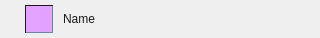
<?xml version="1.0" encoding="UTF-8"?>
<ui version="4.0">
 <class>MarkersListEditor</class>
 <widget class="EntityWidget" name="MarkersListEditor">
  <property name="geometry">
   <rect>
    <x>0</x>
    <y>0</y>
    <width>320</width>
    <height>38</height>
   </rect>
  </property>
  <property name="minimumSize">
   <size>
    <width>320</width>
    <height>38</height>
   </size>
  </property>
  <property name="maximumSize">
   <size>
    <width>320</width>
    <height>38</height>
   </size>
  </property>
  <property name="focusPolicy">
   <enum>Qt::StrongFocus</enum>
  </property>
  <property name="styleSheet">
   <string notr="true">EntityWidget {
    border: none;
}

QPushButton {
    border: 1px solid rgb(100, 140, 170);
    border-top: 1px solid #191919;
    border-left: 1px solid #191919;
}
QPushButton:hover {
border: 1px solid rgb(100, 140, 170);
    border-top: 1px solid #37474f;
    border-left: 1px solid #37474f;
}</string>
  </property>
  <property name="backgroundColor" stdset="0">
   <color>
    <red>207</red>
    <green>216</green>
    <blue>220</blue>
   </color>
  </property>
  <layout class="QHBoxLayout" name="horizontalLayout" stretch="0,0">
   <property name="spacing">
    <number>8</number>
   </property>
   <property name="leftMargin">
    <number>25</number>
   </property>
   <property name="topMargin">
    <number>2</number>
   </property>
   <property name="rightMargin">
    <number>24</number>
   </property>
   <property name="bottomMargin">
    <number>2</number>
   </property>
   <item>
    <widget class="QPushButton" name="bttn_color">
     <property name="minimumSize">
      <size>
       <width>28</width>
       <height>28</height>
      </size>
     </property>
     <property name="maximumSize">
      <size>
       <width>28</width>
       <height>28</height>
      </size>
     </property>
     <property name="cursor">
      <cursorShape>PointingHandCursor</cursorShape>
     </property>
     <property name="styleSheet">
      <string notr="true">background-color: rgb(227, 162, 255);</string>
     </property>
    </widget>
   </item>
   <item alignment="Qt::AlignVCenter">
    <widget class="QLineEdit" name="lineEdit">
     <property name="styleSheet">
      <string notr="true">QLineEdit{
    color: #191919;
    font: 16px &quot;Open Sans&quot;;
    background-color: transparent;
}
QPushButton {
    border: 1px solid #191919;
}</string>
     </property>
     <property name="text">
      <string>Name</string>
     </property>
     <property name="frame">
      <bool>false</bool>
     </property>
    </widget>
   </item>
  </layout>
  <action name="actionEscapePress">
   <property name="text">
    <string>escapePress</string>
   </property>
   <property name="shortcut">
    <string>Esc</string>
   </property>
  </action>
  <action name="actionReturnPress">
   <property name="text">
    <string>returnPress</string>
   </property>
   <property name="shortcut">
    <string>Return</string>
   </property>
  </action>
 </widget>
 <customwidgets>
  <customwidget>
   <class>EntityWidget</class>
   <extends>QWidget</extends>
   <header>plugins.h</header>
   <container>1</container>
  </customwidget>
 </customwidgets>
 <tabstops>
  <tabstop>lineEdit</tabstop>
 </tabstops>
 <resources/>
 <connections>
  <connection>
   <sender>MarkersListEditor</sender>
   <signal>focused()</signal>
   <receiver>lineEdit</receiver>
   <slot>setFocus()</slot>
   <hints>
    <hint type="sourcelabel">
     <x>310</x>
     <y>26</y>
    </hint>
    <hint type="destinationlabel">
     <x>178</x>
     <y>18</y>
    </hint>
   </hints>
  </connection>
  <connection>
   <sender>MarkersListEditor</sender>
   <signal>focused()</signal>
   <receiver>lineEdit</receiver>
   <slot>selectAll()</slot>
   <hints>
    <hint type="sourcelabel">
     <x>318</x>
     <y>24</y>
    </hint>
    <hint type="destinationlabel">
     <x>206</x>
     <y>25</y>
    </hint>
   </hints>
  </connection>
 </connections>
</ui>
